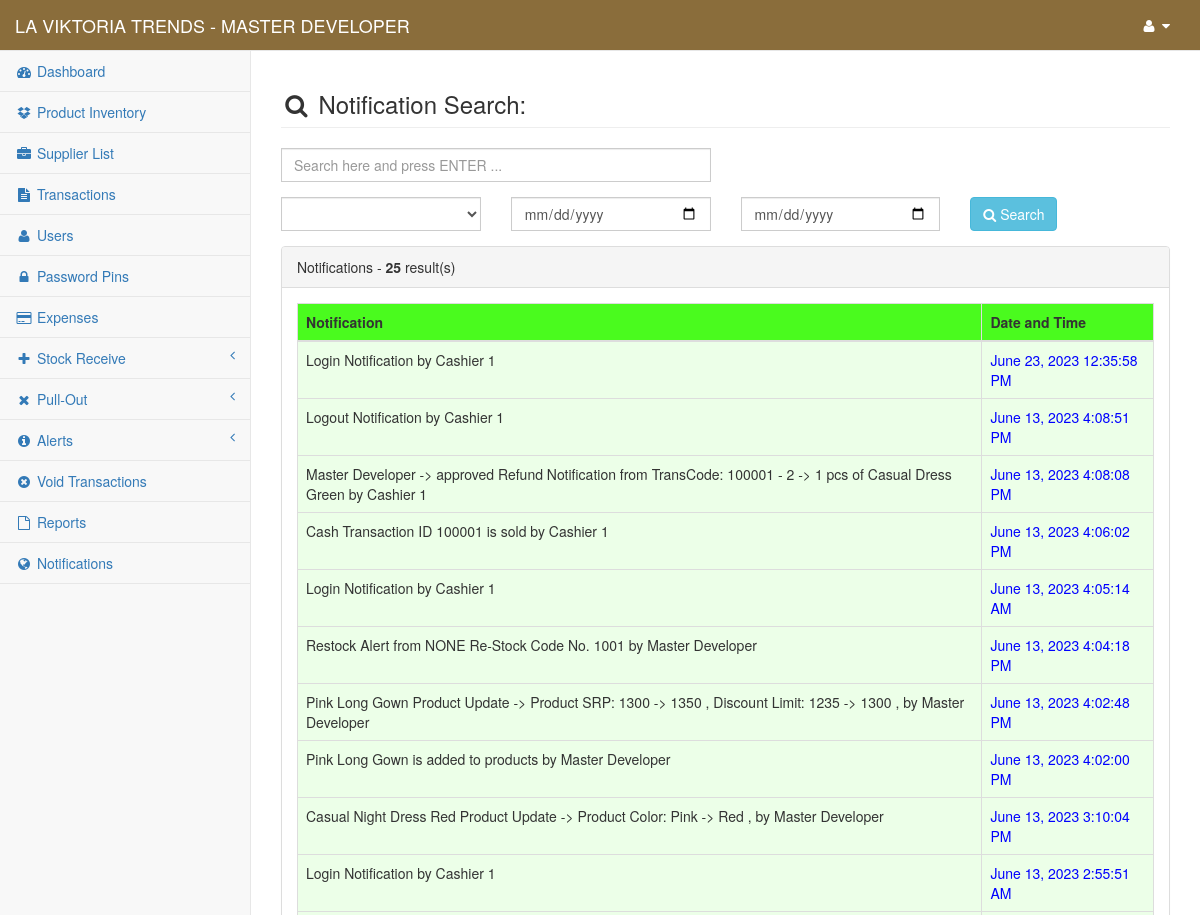
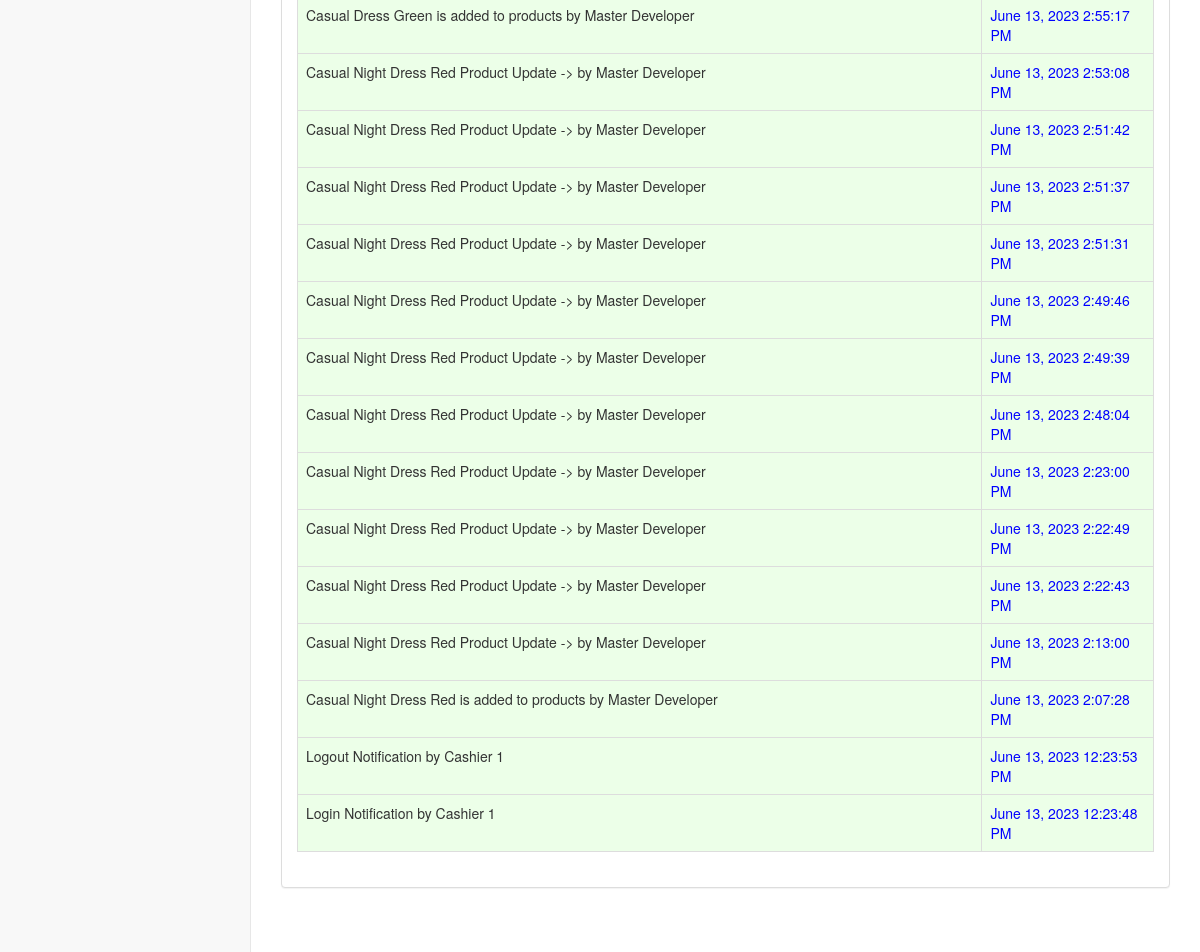
/content/admin/search_note.php (signed in), run on the app's committed database (2 pictures, top to bottom).
### tables this page shows
CREATE TABLE `gy_my_project` (
  `gy_project` int(1) NOT NULL,
  `gy_project_name` text NOT NULL,
  `gy_project_address` text NOT NULL,
  `gy_system_title` text NOT NULL,
  `gy_year_origin` datetime NOT NULL
);

CREATE TABLE `gy_user` (
  `gy_user_id` int(10) NOT NULL,
  `gy_user_code` varchar(8) NOT NULL,
  `gy_full_name` varchar(255) NOT NULL,
  `gy_username` varchar(50) NOT NULL,
  `gy_password` varchar(100) NOT NULL,
  `gy_user_type` int(5) NOT NULL,
  `gy_user_status` int(1) NOT NULL,
  `gy_branch_id` int(11) NOT NULL
);

CREATE TABLE `gy_notification` (
  `gy_notif_id` int(100) NOT NULL,
  `gy_notif_text` text NOT NULL,
  `gy_notif_date` datetime NOT NULL
);

### conf/my_project.php (called while the page is built, shortened)
<?php
	include 'conn.php';
	$find_my_data=$link->query("Select * From `gy_my_project` Where `gy_project`='1'");
	$my_project_detail=$find_my_data->fetch_array();
	$my_project_name = $my_project_detail['gy_project_name'];
?>

### content/admin/session.php (called while the page is built, shortened)
<?php
    $user_id = $_SESSION['fus_user_id'];
    $identify_user=$link->query("Select * From `gy_user` Where `gy_user_id`='$user_id'");
    $row=$identify_user->fetch_array();
    $user_info = $row['gy_full_name'];
?>

### content/admin/my_pagination_search.php (called while the page is built, shortened)
<?php
        $page_rows = $my_num_rows;
        $pagenum = 1;
        $limit = 'LIMIT ' .($pagenum - 1) * $page_rows .',' .$page_rows;
        $sql = $query_three." $limit";
        $query = mysqli_query($link, $sql);
?>

### content/admin/search_note.php (the view, shortened to what this page needs)
<?php
    include("../../conf/function.php");
    include("session.php");
    include("../../conf/my_project.php");
    $search_text = @$_GET['search_text'];
    if ($search_text == "mrcoffeex_only_space") {
         echo "
            <script>
                window.alert('White Spaces is not allowed!');
                window.location.href = 'notification'
            </script>
         ";
    }else{
        $my_project_header_title = "Notification Search: ".$search_text;
        $query_one = "Select * From `gy_notification` Where `gy_notif_text` LIKE '%$search_text%' Order By `gy_notif_id` DESC";
        $query_three = "Select * From `gy_notification` Where `gy_notif_text` LIKE '%$search_text%' Order By `gy_notif_id` DESC ";
        $my_num_rows = 100;
        include 'my_pagination_search.php';
        $count_results=$link->query($query_one)->num_rows;
    }
?>
<!DOCTYPE html>
<html lang="en">
<?php include 'head.php'; ?>
<body>
    <div id="wrapper">
        <?php include 'nav.php'; ?>
        <div id="page-wrapper">
            <div class="row">
                <div class="col-lg-12">
                    <h3 class="page-header"><i class="fa fa-search fa-fw"></i> <?php echo $my_project_header_title; ?></h3>
                </div>
            </div>
            <div class="row">
                <div class="col-md-12">
                    <div class="row">
                        <div class="col-md-6">
                            <div class="form-group">
                                <form method="post" enctype="multipart/form-data" action="redirect_manager">
                                    <input type="text" class="form-control" placeholder="Search here and press ENTER ..." name="notif_search" id="notif_search" style="border-radius: 0px;" autofocus required>
                                </form>
                            </div>
                        </div>
                        <div class="col-md-12">
                            <div class="row">
                                <form method="post" enctype="multipart/form-data" action="redirect_manager">
                                    <div class="col-md-3">
                                        <div class="form-group">
                                            <select type="text" class="form-control" name="my_condition" style="border-radius: 0px;">
                                                <option></option>
                                                <option>Update</option>
                                            </select>
                                        </div>
                                    </div>
                                    <div class="col-md-3">
                                        <div class="form-group">
                                            <input type="date" class="form-control" name="my_date_from" id="my_date" style="border-radius: 0px;" required>
                                        </div>
                                    </div>
                                    <div class="col-md-3">
                                        <div class="form-group">
                                            <input type="date" class="form-control" name="my_date_to" id="my_date" style="border-radius: 0px;" required>
                                        </div>
                                    </div>
                                    <div class="col-md-3">
                                        <div class="form-group">
                                            <button type="submit" name="submit_notif_condition" class="btn btn-info" title="click to search ..."><i class="fa fa-search"></i> Search</button>
                                        </div>
                                    </div>
                                </form>
                            </div>
                        </div>
                    </div>
                    <div class="panel panel-default">
                        <div class="panel-heading">
                            Notifications - <b><?php echo $count_results; ?></b> result(s)
                        </div>
                        <div class="panel-body">
                            <div class="table-responsive">
                            <div class="dataTable_wrapper">
                                <table class="table table-striped table-bordered table-hover responsive">
                                    <thead class="ulo_lamisa4">
                                        <tr>
                                            <th>Notification</th>
                                            <th>Date and Time</th>
                                        </tr>
                                    </thead>
                                    <tbody>
                                        <?php
                                            while ($data_row=$query->fetch_array()) {
                                        ?>
                                        <tr class="odd gradeX" id="rowy4">
                                            <td><?php echo $data_row['gy_notif_text']; ?></td>
                                            <td><span style="color: blue;"><?php echo date("F d, Y g:i:s A", strtotime($data_row['gy_notif_date'])); ?></span></td>
                                        </tr>
                                        <?php } ?>
                                    </tbody>
                                </table>
                            </div>
                            </div>
                        </div>
                    </div>
                </div>
            </div>
            <div class="row">
                <div class="col-md-12">
                    <div class="text-center">
                    </div>
                 </div>
            </div>
        </div>
    </div>
</body>
</html>

### content/admin/nav.php (shortened to what this page needs)
<nav class="navbar navbar-default navbar-static-top" role="navigation" style="margin-bottom: 0; background-color: #8a6d3b; color: #fff;">
    <div class="navbar-header">
        <a class="navbar-brand" href="index"><span style="text-transform: uppercase; color: #fff;"><?php echo $my_project_name; ?> <?php echo $my_project_title; ?> - <?php echo $user_info ?></span></a>
    </div>
    <div class="full-right">
    <ul class="nav navbar-top-links navbar-right">
        <li class="dropdown">
            <a class="dropdown-toggle" data-toggle="dropdown" id="navi" href="#">
                <i class="fa fa-user fa-fw"></i>  <i class="fa fa-caret-down"></i>
            </a>
        </li>
    </ul>
    </div>
        <?php include("side-panel.php"); ?>
</nav>

### content/admin/nav.php (style rules this page uses)
#navi { color: #fff; }

### data on the page
gy_my_project: gy_project_name "LA VIKTORIA TRENDS"
gy_user: gy_full_name "MASTER DEVELOPER"
gy_notification: gy_notif_text "Login Notification by Cashier 1", gy_notif_date "June 23, 2023 12:35:58 PM"
gy_notification: gy_notif_text "Logout Notification by Cashier 1", gy_notif_date "June 13, 2023 4:08:51 PM"
gy_notification: gy_notif_text "Master Developer -> approved Refund Notification from TransCode: 100001 - 2 -> 1 pcs of Casual Dress Green by Cashier 1", gy_notif_date "June 13, 2023 4:08:08 PM"
gy_notification: gy_notif_text "Cash Transaction ID 100001 is sold by Cashier 1", gy_notif_date "June 13, 2023 4:06:02 PM"
gy_notification: gy_notif_text "Login Notification by Cashier 1", gy_notif_date "June 13, 2023 4:05:14 AM"
gy_notification: gy_notif_text "Restock Alert from NONE Re-Stock Code No. 1001 by Master Developer", gy_notif_date "June 13, 2023 4:04:18 PM"
gy_notification: gy_notif_text "Pink Long Gown Product Update -> Product SRP: 1300 -> 1350 , Discount Limit: 1235 -> 1300 , by Master Developer", gy_notif_date "June 13, 2023 4:02:48 PM"
gy_notification: gy_notif_text "Pink Long Gown is added to products by Master Developer", gy_notif_date "June 13, 2023 4:02:00 PM"
gy_notification: gy_notif_text "Casual Night Dress Red Product Update -> Product Color: Pink -> Red , by Master Developer", gy_notif_date "June 13, 2023 3:10:04 PM"
gy_notification: gy_notif_text "Login Notification by Cashier 1", gy_notif_date "June 13, 2023 2:55:51 AM"
gy_notification: gy_notif_text "Casual Dress Green is added to products by Master Developer", gy_notif_date "June 13, 2023 2:55:17 PM"
gy_notification: gy_notif_text "Casual Night Dress Red Product Update -> by Master Developer", gy_notif_date "June 13, 2023 2:53:08 PM"
gy_notification: gy_notif_text "Casual Night Dress Red Product Update -> by Master Developer", gy_notif_date "June 13, 2023 2:51:42 PM"
gy_notification: gy_notif_text "Casual Night Dress Red Product Update -> by Master Developer", gy_notif_date "June 13, 2023 2:51:37 PM"
gy_notification: gy_notif_text "Casual Night Dress Red Product Update -> by Master Developer", gy_notif_date "June 13, 2023 2:51:31 PM"
gy_notification: gy_notif_text "Casual Night Dress Red Product Update -> by Master Developer", gy_notif_date "June 13, 2023 2:49:46 PM"
gy_notification: gy_notif_text "Casual Night Dress Red Product Update -> by Master Developer", gy_notif_date "June 13, 2023 2:49:39 PM"
gy_notification: gy_notif_text "Casual Night Dress Red Product Update -> by Master Developer", gy_notif_date "June 13, 2023 2:48:04 PM"
gy_notification: gy_notif_text "Casual Night Dress Red Product Update -> by Master Developer", gy_notif_date "June 13, 2023 2:23:00 PM"
gy_notification: gy_notif_text "Casual Night Dress Red Product Update -> by Master Developer", gy_notif_date "June 13, 2023 2:22:49 PM"
gy_notification: gy_notif_text "Casual Night Dress Red Product Update -> by Master Developer", gy_notif_date "June 13, 2023 2:22:43 PM"
gy_notification: gy_notif_text "Casual Night Dress Red Product Update -> by Master Developer", gy_notif_date "June 13, 2023 2:13:00 PM"
gy_notification: gy_notif_text "Casual Night Dress Red is added to products by Master Developer", gy_notif_date "June 13, 2023 2:07:28 PM"
gy_notification: gy_notif_text "Logout Notification by Cashier 1", gy_notif_date "June 13, 2023 12:23:53 PM"
gy_notification: gy_notif_text "Login Notification by Cashier 1", gy_notif_date "June 13, 2023 12:23:48 PM"

### other printed values
$my_project_header_title "Notification Search:"
$count_results "25"
